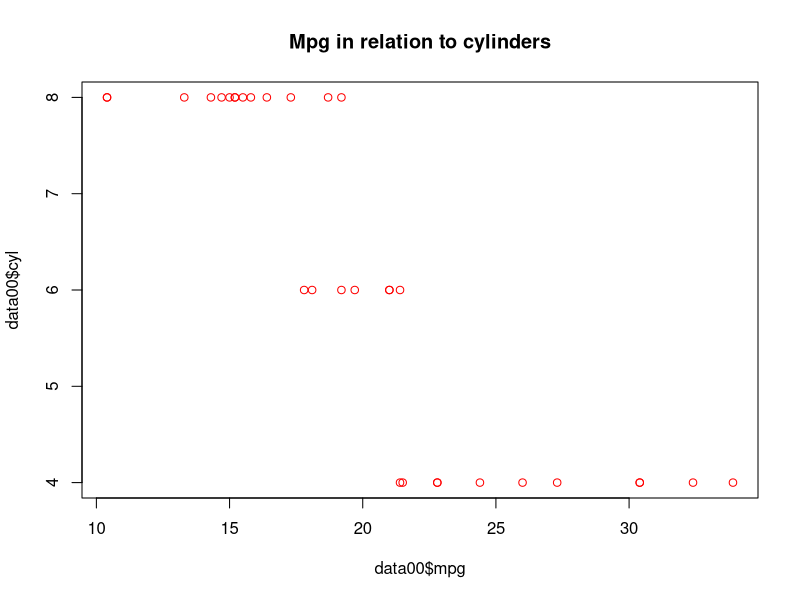
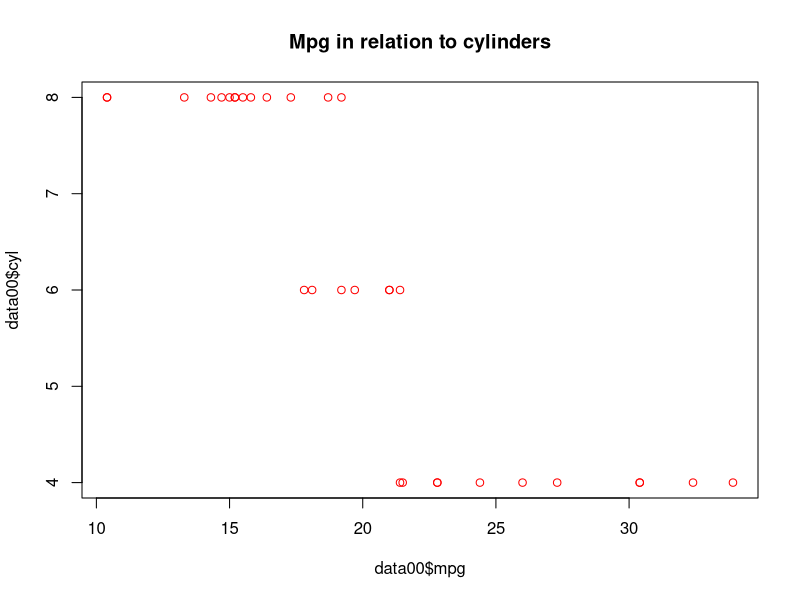

These charts were generated, in order, by the following R code:
data00 <- mtcars
plot(x = data00$mpg, y = data00$cyl, main = 'Mpg in relation to cylinders', col = 'red')
#plotting a very basic graph

str(data00)
library(tidyverse)

#tidyverse package is great fro data wrangling
data00 %>%
  select(cyl, mpg) %>%
  filter(cyl == 4)

#using the mutate function to change a dataset
k = data00 %>%
  mutate(mpg.per.cyl = mpg/cyl)%>%
  group_by(mpg)%>%
  summarise(mean(mpg.per.cyl))


plot(x = data00$mpg, y = data00$cyl, main = 'Mpg in relation to cylinders', col = 'red')
#plotting a very basic graph
View(k)
